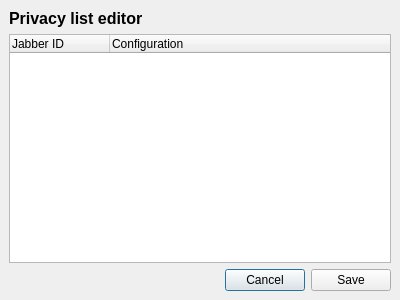
<ui version="4.0" >
 <class>PrivacyListEditor</class>
 <widget class="QDialog" name="PrivacyListEditor" >
  <property name="geometry" >
   <rect>
    <x>0</x>
    <y>0</y>
    <width>400</width>
    <height>300</height>
   </rect>
  </property>
  <property name="windowTitle" >
   <string>Privacy List Editor</string>
  </property>
  <layout class="QGridLayout" >
   <property name="margin" >
    <number>9</number>
   </property>
   <property name="spacing" >
    <number>6</number>
   </property>
   <item row="1" column="0" colspan="3" >
    <widget class="QTreeWidget" name="privacyList" >
     <column>
      <property name="text" >
       <string>Jabber ID</string>
      </property>
     </column>
     <column>
      <property name="text" >
       <string>Configuration</string>
      </property>
     </column>
    </widget>
   </item>
   <item row="2" column="0" >
    <spacer>
     <property name="orientation" >
      <enum>Qt::Horizontal</enum>
     </property>
     <property name="sizeHint" >
      <size>
       <width>201</width>
       <height>20</height>
      </size>
     </property>
    </spacer>
   </item>
   <item row="2" column="1" >
    <widget class="QPushButton" name="pushButton_2" >
     <property name="text" >
      <string>Cancel</string>
     </property>
    </widget>
   </item>
   <item row="2" column="2" >
    <widget class="QPushButton" name="pushButton" >
     <property name="text" >
      <string>Save</string>
     </property>
    </widget>
   </item>
   <item row="0" column="0" colspan="3" >
    <widget class="QLabel" name="addContact_headerLabel" >
     <property name="text" >
      <string>&lt;html>&lt;head>&lt;meta name="qrichtext" content="1" />&lt;style type="text/css">
p, li { white-space: pre-wrap; }
&lt;/style>&lt;/head>&lt;body style=" font-family:'DejaVu Sans'; font-size:9pt; font-weight:400; font-style:normal; text-decoration:none;">
&lt;p style=" margin-top:0px; margin-bottom:0px; margin-left:0px; margin-right:0px; -qt-block-indent:0; text-indent:0px;">&lt;span style=" font-size:12pt; font-weight:600;">Privacy list editor&lt;/span>&lt;/p>&lt;/body>&lt;/html></string>
     </property>
    </widget>
   </item>
  </layout>
 </widget>
 <resources/>
 <connections>
  <connection>
   <sender>pushButton_2</sender>
   <signal>clicked()</signal>
   <receiver>PrivacyListEditor</receiver>
   <slot>reject()</slot>
   <hints>
    <hint type="sourcelabel" >
     <x>257</x>
     <y>276</y>
    </hint>
    <hint type="destinationlabel" >
     <x>169</x>
     <y>267</y>
    </hint>
   </hints>
  </connection>
  <connection>
   <sender>pushButton</sender>
   <signal>clicked()</signal>
   <receiver>PrivacyListEditor</receiver>
   <slot>accept()</slot>
   <hints>
    <hint type="sourcelabel" >
     <x>339</x>
     <y>283</y>
    </hint>
    <hint type="destinationlabel" >
     <x>61</x>
     <y>279</y>
    </hint>
   </hints>
  </connection>
 </connections>
</ui>
